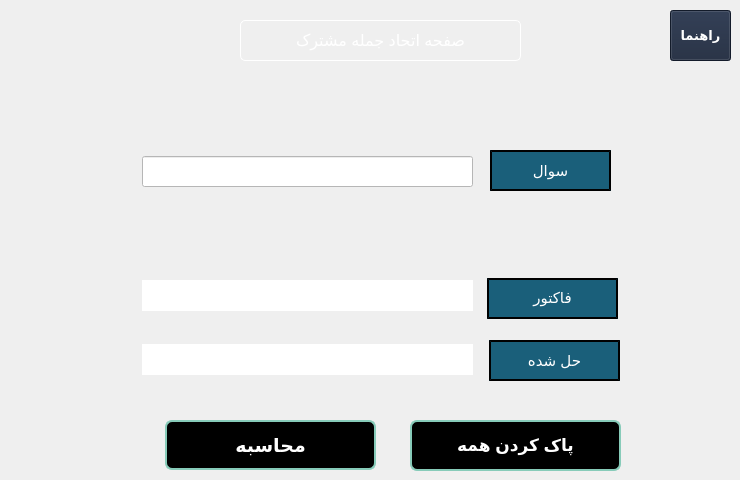
         <widget class="QWidget" name="page_jom">
          <property name="font">
           <font>
            <pointsize>12</pointsize>
           </font>
          </property>
          <widget class="QPushButton" name="pushButton_3">
           <property name="geometry">
            <rect>
             <x>670</x>
             <y>10</y>
             <width>61</width>
             <height>51</height>
            </rect>
           </property>
           <property name="font">
            <font>
             <pointsize>10</pointsize>
             <weight>75</weight>
             <bold>true</bold>
            </font>
           </property>
           <property name="styleSheet">
            <string notr="true">color:rgb(255, 255, 255);
background-color:#1B263B;</string>
           </property>
           <property name="text">
            <string>راهنما</string>
           </property>
          </widget>
          <widget class="QLineEdit" name="lineEdit_39">
           <property name="geometry">
            <rect>
             <x>142</x>
             <y>156</y>
             <width>331</width>
             <height>31</height>
            </rect>
           </property>
           <property name="font">
            <font>
             <pointsize>12</pointsize>
            </font>
           </property>
           <property name="styleSheet">
            <string notr="true">background-color: rgb(255, 255, 255);</string>
           </property>
           <property name="text">
            <string/>
           </property>
          </widget>
          <widget class="QLabel" name="label_152">
           <property name="geometry">
            <rect>
             <x>490</x>
             <y>150</y>
             <width>121</width>
             <height>41</height>
            </rect>
           </property>
           <property name="font">
            <font>
             <pointsize>11</pointsize>
             <weight>50</weight>
             <italic>false</italic>
             <bold>false</bold>
            </font>
           </property>
           <property name="styleSheet">
            <string notr="true">background-color: rgb(26, 95, 122);
font : 11pt;
border-style: outset;
color : rgb(255, 255, 255);
border-width: 2px;
border-color: black;
font-weight: 400;
padding: 2px;</string>
           </property>
           <property name="text">
            <string>سوال</string>
           </property>
           <property name="alignment">
            <set>Qt::AlignCenter</set>
           </property>
          </widget>
          <widget class="QLabel" name="label_154">
           <property name="geometry">
            <rect>
             <x>489</x>
             <y>340</y>
             <width>131</width>
             <height>41</height>
            </rect>
           </property>
           <property name="font">
            <font>
             <pointsize>11</pointsize>
             <weight>50</weight>
             <italic>false</italic>
             <bold>false</bold>
            </font>
           </property>
           <property name="styleSheet">
            <string notr="true">background-color: rgb(26, 95, 122);
font : 11pt;
border-style: outset;
color : rgb(255, 255, 255);
border-width: 2px;
border-color: black;
font-weight: 400;
padding: 2px;</string>
           </property>
           <property name="text">
            <string>حل شده</string>
           </property>
           <property name="alignment">
            <set>Qt::AlignCenter</set>
           </property>
          </widget>
          <widget class="QLabel" name="label_155">
           <property name="geometry">
            <rect>
             <x>487</x>
             <y>278</y>
             <width>131</width>
             <height>41</height>
            </rect>
           </property>
           <property name="font">
            <font>
             <pointsize>11</pointsize>
             <weight>50</weight>
             <italic>false</italic>
             <bold>false</bold>
            </font>
           </property>
           <property name="styleSheet">
            <string notr="true">background-color: rgb(26, 95, 122);
font : 11pt;
border-style: outset;
color : rgb(255, 255, 255);
border-width: 2px;
border-color: black;
font-weight: 400;
padding: 2px;</string>
           </property>
           <property name="text">
            <string>فاکتور</string>
           </property>
           <property name="textFormat">
            <enum>Qt::RichText</enum>
           </property>
           <property name="alignment">
            <set>Qt::AlignCenter</set>
           </property>
          </widget>
          <widget class="QLabel" name="label_157">
           <property name="geometry">
            <rect>
             <x>142</x>
             <y>280</y>
             <width>331</width>
             <height>31</height>
            </rect>
           </property>
           <property name="font">
            <font>
             <pointsize>12</pointsize>
            </font>
           </property>
           <property name="styleSheet">
            <string notr="true">background-color: rgb(255, 255, 255);</string>
           </property>
           <property name="text">
            <string/>
           </property>
           <property name="alignment">
            <set>Qt::AlignCenter</set>
           </property>
          </widget>
          <widget class="QLabel" name="label_158">
           <property name="geometry">
            <rect>
             <x>142</x>
             <y>344</y>
             <width>331</width>
             <height>31</height>
            </rect>
           </property>
           <property name="font">
            <font>
             <pointsize>12</pointsize>
            </font>
           </property>
           <property name="styleSheet">
            <string notr="true">background-color: rgb(255, 255, 255);</string>
           </property>
           <property name="text">
            <string/>
           </property>
           <property name="alignment">
            <set>Qt::AlignCenter</set>
           </property>
          </widget>
          <widget class="QPushButton" name="pushButton_32">
           <property name="geometry">
            <rect>
             <x>165</x>
             <y>420</y>
             <width>211</width>
             <height>50</height>
            </rect>
           </property>
           <property name="font">
            <font>
             <pointsize>14</pointsize>
             <weight>75</weight>
             <bold>true</bold>
            </font>
           </property>
           <property name="styleSheet">
            <string notr="true">#pushButton_32{
background-color:rgb(0, 0, 0);
color: rgb(255, 255, 255);
border:2px solid #87CBB9;
border-radius: 7px;

}
#pushButton_32:hover{
background-color: #fff;
color:#000000;
}
</string>
           </property>
           <property name="text">
            <string>محاسبه</string>
           </property>
          </widget>
          <widget class="QPushButton" name="pushButton_55">
           <property name="geometry">
            <rect>
             <x>410</x>
             <y>420</y>
             <width>211</width>
             <height>51</height>
            </rect>
           </property>
           <property name="font">
            <font>
             <pointsize>13</pointsize>
             <weight>75</weight>
             <bold>true</bold>
            </font>
           </property>
           <property name="styleSheet">
            <string notr="true">#pushButton_55{
background-color:rgb(0, 0, 0);
color: rgb(255, 255, 255);
border:2px solid #87CBB9;
border-radius: 7px;
}
#pushButton_55:hover{
background-color: #fff;
color:#000000;
}
</string>
           </property>
           <property name="text">
            <string>پاک کردن همه</string>
           </property>
          </widget>
          <widget class="QLabel" name="label_247">
           <property name="geometry">
            <rect>
             <x>240</x>
             <y>20</y>
             <width>281</width>
             <height>41</height>
            </rect>
           </property>
           <property name="styleSheet">
            <string notr="true">color :#fff;
font : 12pt;
border-radius: 5px;
border:1px solid #fff;
</string>
           </property>
           <property name="text">
            <string>صفحه اتحاد جمله مشترک</string>
           </property>
           <property name="alignment">
            <set>Qt::AlignCenter</set>
           </property>
          </widget>
          <widget class="QPushButton" name="pushButton_75">
           <property name="geometry">
            <rect>
             <x>0</x>
             <y>10</y>
             <width>51</width>
             <height>51</height>
            </rect>
           </property>
           <property name="cursor">
            <cursorShape>PointingHandCursor</cursorShape>
           </property>
           <property name="styleSheet">
            <string notr="true">border:none;
color:rgb(255, 255, 255)</string>
           </property>
           <property name="text">
            <string/>
           </property>
           <property name="icon">
            <iconset>
             <normaloff>:/Downloads/icons8-back-48.png</normaloff>:/Downloads/icons8-back-48.png</iconset>
           </property>
           <property name="iconSize">
            <size>
             <width>30</width>
             <height>30</height>
            </size>
           </property>
          </widget>
         </widget>
